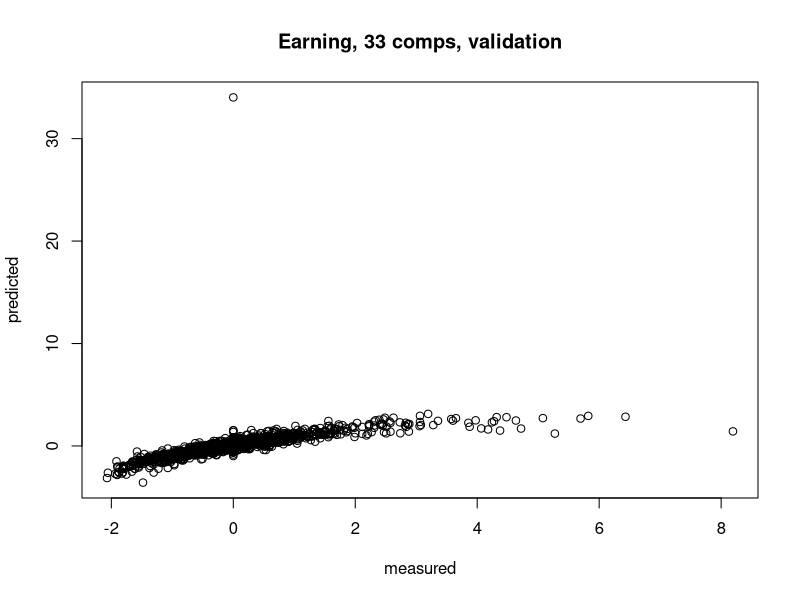

Write R code to recreate this figure.
library(pls)

#read data
edu = read.csv('data/final.csv', stringsAsFactors = FALSE)
edu = edu[, -c(1)]

set.seed(159)

#fit model
plsr = plsr(Earning~., data = edu, validation ="CV", scale = FALSE,standardize = FALSE)

#find coeffs
plsr_coef = plsr$coefficients[,1,which.min(plsr$validation$PRESS)]
plsr_coef

#save data
save(plsr, file = 'data/plsr.RData')

#plot
pdf("images/plsr.pdf")
png("images/plsr.png")
par(mfrow=c(1,1))
plot(plsr)
dev.off()
